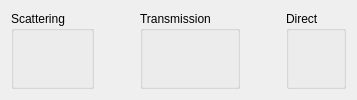
          <widget class="QWidget" name="page_5">
           <layout class="QVBoxLayout" name="verticalLayout_9">
            <item>
             <layout class="QHBoxLayout" name="horizontalLayout_14">
              <property name="sizeConstraint">
               <enum>QLayout::SetNoConstraint</enum>
              </property>
              <item>
               <widget class="QGroupBox" name="groupbox">
                <property name="sizePolicy">
                 <sizepolicy hsizetype="Preferred" vsizetype="Preferred">
                  <horstretch>0</horstretch>
                  <verstretch>0</verstretch>
                 </sizepolicy>
                </property>
                <property name="minimumSize">
                 <size>
                  <width>0</width>
                  <height>0</height>
                 </size>
                </property>
                <property name="title">
                 <string>Scattering</string>
                </property>
                <layout class="QGridLayout" name="gridLayout_10">
                 <item row="0" column="0">
                  <widget class="MantidQt::MantidWidgets::MWRunFiles" name="scatterSample" native="true">
                   <property name="toolTip">
                    <string>The run with the sample under investigation</string>
                   </property>
                   <property name="label" stdset="0">
                    <string>Sample</string>
                   </property>
                   <property name="multipleFiles" stdset="0">
                    <bool>false</bool>
                   </property>
                   <property name="multiEntry" stdset="0">
                    <bool>false</bool>
                   </property>
                  </widget>
                 </item>
                 <item row="1" column="0">
                  <widget class="MantidQt::MantidWidgets::MWRunFiles" name="scatCan" native="true">
                   <property name="toolTip">
                    <string>The run with the sample under investigation</string>
                   </property>
                   <property name="label" stdset="0">
                    <string>Can     </string>
                   </property>
                   <property name="multipleFiles" stdset="0">
                    <bool>false</bool>
                   </property>
                   <property name="optional" stdset="0">
                    <bool>true</bool>
                   </property>
                   <property name="multiEntry" stdset="0">
                    <bool>false</bool>
                   </property>
                  </widget>
                 </item>
                </layout>
               </widget>
              </item>
              <item>
               <spacer name="horizontalSpacer_9">
                <property name="orientation">
                 <enum>Qt::Horizontal</enum>
                </property>
                <property name="sizeHint" stdset="0">
                 <size>
                  <width>40</width>
                  <height>20</height>
                 </size>
                </property>
               </spacer>
              </item>
              <item>
               <widget class="QGroupBox" name="groupBox">
                <property name="title">
                 <string>Transmission</string>
                </property>
                <layout class="QGridLayout" name="gridLayout_11">
                 <item row="0" column="0">
                  <widget class="MantidQt::MantidWidgets::MWRunFiles" name="transmis" native="true">
                   <property name="toolTip">
                    <string>The run with the sample under investigation</string>
                   </property>
                   <property name="label" stdset="0">
                    <string>Sample</string>
                   </property>
                   <property name="multipleFiles" stdset="0">
                    <bool>false</bool>
                   </property>
                   <property name="optional" stdset="0">
                    <bool>true</bool>
                   </property>
                   <property name="multiEntry" stdset="0">
                    <bool>false</bool>
                   </property>
                  </widget>
                 </item>
                 <item row="1" column="0">
                  <widget class="MantidQt::MantidWidgets::MWRunFiles" name="transCan" native="true">
                   <property name="toolTip">
                    <string>The run with the sample under investigation</string>
                   </property>
                   <property name="label" stdset="0">
                    <string>Can     </string>
                   </property>
                   <property name="multipleFiles" stdset="0">
                    <bool>false</bool>
                   </property>
                   <property name="optional" stdset="0">
                    <bool>true</bool>
                   </property>
                   <property name="multiEntry" stdset="0">
                    <bool>false</bool>
                   </property>
                  </widget>
                 </item>
                </layout>
               </widget>
              </item>
              <item>
               <spacer name="horizontalSpacer_10">
                <property name="orientation">
                 <enum>Qt::Horizontal</enum>
                </property>
                <property name="sizeHint" stdset="0">
                 <size>
                  <width>40</width>
                  <height>20</height>
                 </size>
                </property>
               </spacer>
              </item>
              <item>
               <widget class="QGroupBox" name="groupBox_2">
                <property name="title">
                 <string>Direct</string>
                </property>
                <layout class="QGridLayout" name="gridLayout_12">
                 <item row="0" column="0">
                  <widget class="MantidQt::MantidWidgets::MWRunFiles" name="direct" native="true">
                   <property name="toolTip">
                    <string>The run with the sample under investigation</string>
                   </property>
                   <property name="label" stdset="0">
                    <string>Sample</string>
                   </property>
                   <property name="multipleFiles" stdset="0">
                    <bool>false</bool>
                   </property>
                   <property name="optional" stdset="0">
                    <bool>true</bool>
                   </property>
                   <property name="multiEntry" stdset="0">
                    <bool>false</bool>
                   </property>
                  </widget>
                 </item>
                 <item row="1" column="0">
                  <widget class="MantidQt::MantidWidgets::MWRunFiles" name="dirCan" native="true">
                   <property name="toolTip">
                    <string>The run with the sample under investigation</string>
                   </property>
                   <property name="label" stdset="0">
                    <string>Can     </string>
                   </property>
                   <property name="multipleFiles" stdset="0">
                    <bool>false</bool>
                   </property>
                   <property name="optional" stdset="0">
                    <bool>true</bool>
                   </property>
                   <property name="multiEntry" stdset="0">
                    <bool>false</bool>
                   </property>
                  </widget>
                 </item>
                </layout>
               </widget>
              </item>
             </layout>
            </item>
           </layout>
          </widget>
